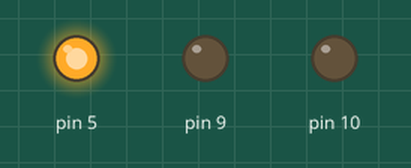
This sketch was run on a simulated Arduino Leonardo, built with avr-gcc and run on an emulated ATmega32U4. On the bench: output pins drawn as LEDs (lit = HIGH).

Above: at 0.5 s.
At 1.5 s:
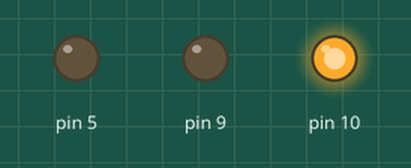
At 5.5 s:
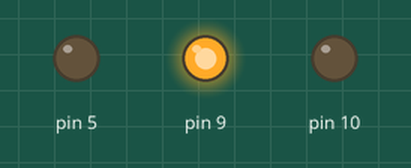
Timing chart, 0 to 6.9 s (numbered marks = the images above):
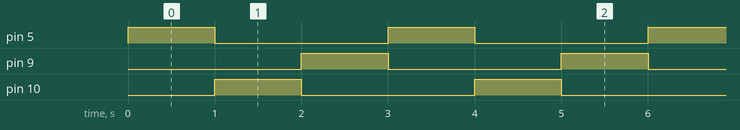

The sketch:

blink.ino
```cpp
/*
 * Este programa sirve para controlar
 * el led RGB del arduino esplora.
 *
 * Requerimientos:
 * Arduino Esplora
 *
 * Yeffri J. Salazar
 * Comunidad Arduino Guatemala
 * 25 de junio 2017
 */

#include <Esplora.h>


void setup() {
  // put your setup code here, to run once:

}

void loop() {
  // put your main code here, to run repeatedly:
Esplora.writeRGB(255,0,0);
delay(1000);
Esplora.writeRGB(0,255,0);
delay(1000);
Esplora.writeRGB(0,0,255);
delay(1000);

}
```

Measured:
- by itself, pin 5, pin 9, pin 10: alternates HIGH for 1.0 s and LOW for 2.0 s
- by itself, everything shown: repeats every 3.0 s, in 3 steps
